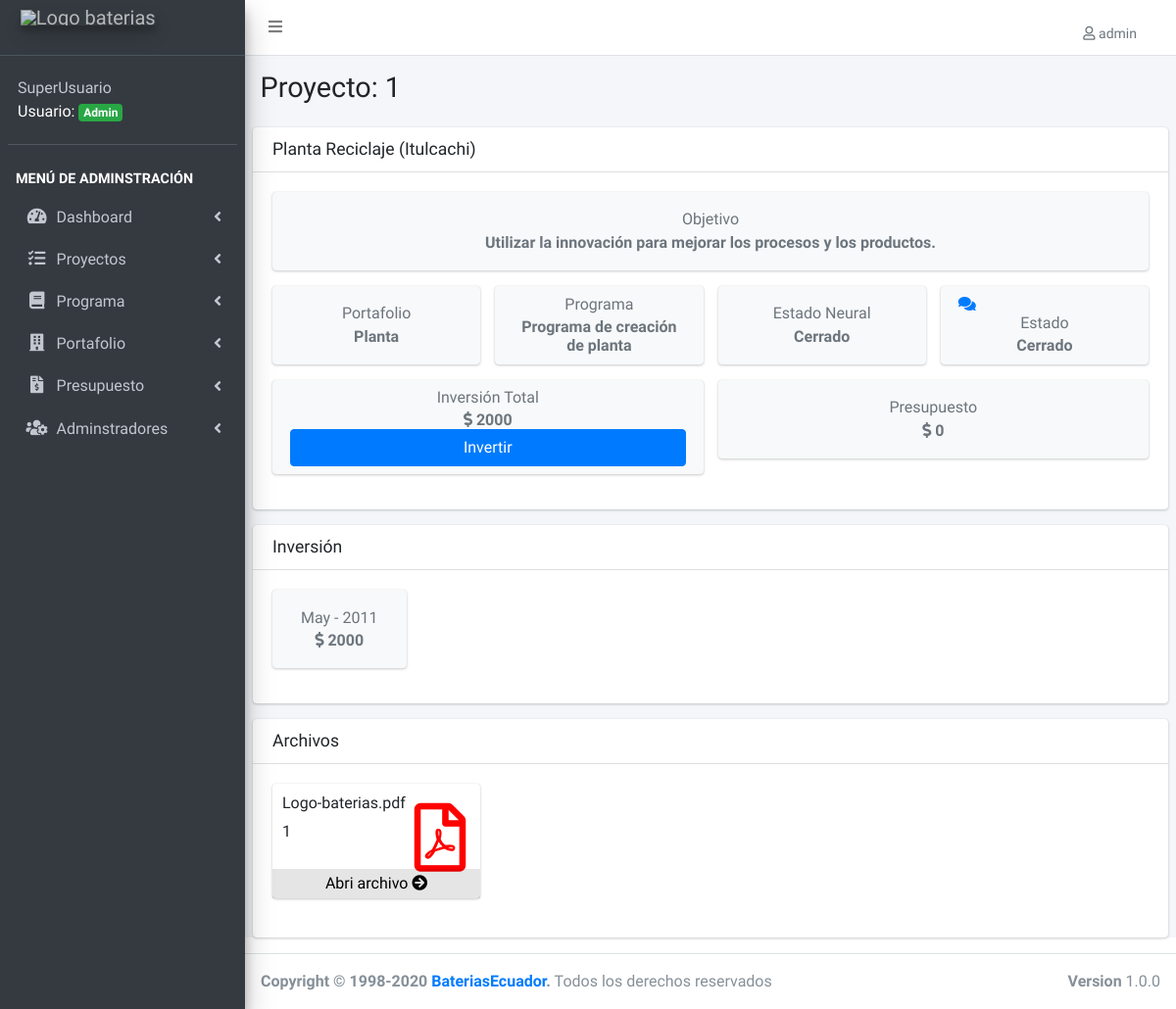
Page /detalle-proyecto.php?id=1 (signed in) on the earlier database version.
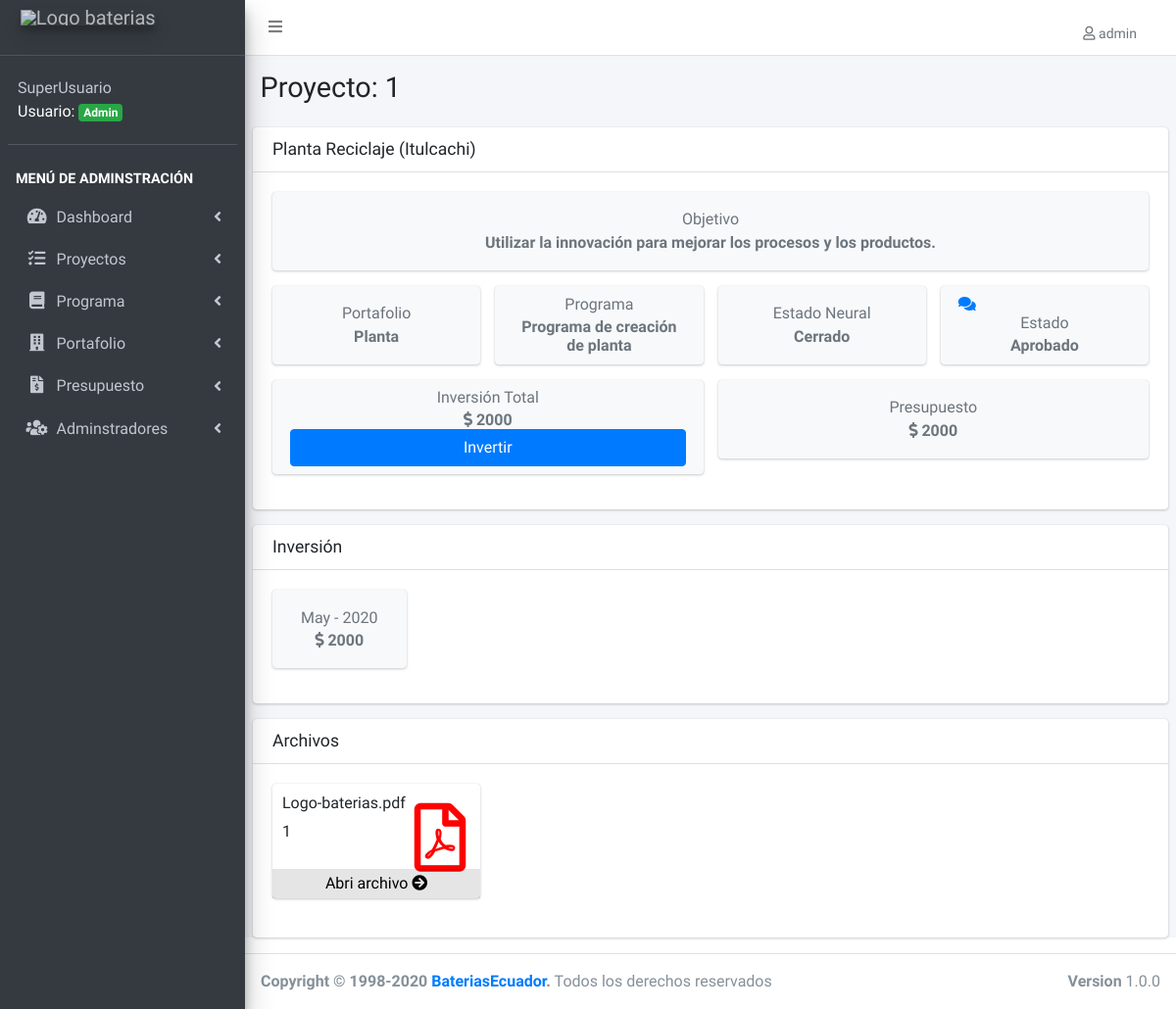
Same page on the later database version.
### tables this page shows
CREATE TABLE IF NOT EXISTS `proyectos` (
  `proyecto_id` int(11) NOT NULL AUTO_INCREMENT,
  `inicio` date NOT NULL,
  `detalle` varchar(255) NOT NULL,
  `objetivo_estrategico` varchar(100) NOT NULL,
  `presupuesto_inicial` double NOT NULL,
  `estado_neural` varchar(50) NOT NULL,
  `url_video` varchar(255) DEFAULT NULL,
  `url_documento` varchar(255) DEFAULT NULL,
  `cuenta` varchar(255) DEFAULT '0',
  `portafolio_id` int(11) NOT NULL DEFAULT '0',
  `programa_id` int(11) NOT NULL,
  `estado_id` int(11) NOT NULL,
  `editado` datetime DEFAULT NULL,
  PRIMARY KEY (`proyecto_id`),
  UNIQUE KEY `detalle` (`detalle`),
  KEY `FK_proyectos_portafolios` (`portafolio_id`),
  KEY `FK_proyectos_programas` (`programa_id`),
  KEY `FK_proyectos_estados` (`estado_id`),
  CONSTRAINT `FK_proyectos_estados` FOREIGN KEY (`estado_id`) REFERENCES `estados` (`estado_id`),
  CONSTRAINT `FK_proyectos_portafolios` FOREIGN KEY (`portafolio_id`) REFERENCES `portafolios` (`portafolio_id`),
  CONSTRAINT `FK_proyectos_programas` FOREIGN KEY (`programa_id`) REFERENCES `programas` (`programa_id`)
);

CREATE TABLE IF NOT EXISTS `estados` (
  `estado_id` int(11) NOT NULL AUTO_INCREMENT,
  `estado` varchar(50) NOT NULL DEFAULT '',
  PRIMARY KEY (`estado_id`)
);

CREATE TABLE IF NOT EXISTS `cuentas` (
  `proyecto_id` int(11) NOT NULL DEFAULT '0',
  `registros_id` int(11) NOT NULL DEFAULT '0',
  PRIMARY KEY (`proyecto_id`,`registros_id`),
  KEY `FK_cuentas_registros` (`registros_id`),
  CONSTRAINT `FK_cuentas_proyectos` FOREIGN KEY (`proyecto_id`) REFERENCES `proyectos` (`proyecto_id`) ON DELETE CASCADE ON UPDATE CASCADE,
  CONSTRAINT `FK_cuentas_registros` FOREIGN KEY (`registros_id`) REFERENCES `registros` (`registros_id`) ON DELETE CASCADE ON UPDATE CASCADE
);

CREATE TABLE IF NOT EXISTS `registros` (
  `registros_id` int(11) NOT NULL AUTO_INCREMENT,
  `presupuesto` double(22,0) NOT NULL,
  `anio` date NOT NULL,
  `editado` datetime DEFAULT NULL,
  PRIMARY KEY (`registros_id`)
);

CREATE TABLE IF NOT EXISTS `portafolios` (
  `portafolio_id` int(11) NOT NULL AUTO_INCREMENT,
  `area` varchar(50) NOT NULL DEFAULT '',
  `editado` datetime DEFAULT NULL,
  PRIMARY KEY (`portafolio_id`),
  UNIQUE KEY `area` (`area`)
);

CREATE TABLE IF NOT EXISTS `programas` (
  `programa_id` int(11) NOT NULL AUTO_INCREMENT,
  `descripcion` varchar(50) NOT NULL DEFAULT '0',
  `editado` datetime DEFAULT NULL,
  PRIMARY KEY (`programa_id`),
  UNIQUE KEY `descripcion` (`descripcion`)
);

### funciones/sesiones.php (called while the page is built, shortened)
<?php
  function getTotalInversionProyecto_id($proyecto_id){
    $sql = " SELECT  SUM(presupuesto) AS total FROM cuentas ";
    $sql .= " INNER JOIN registros ON registros.registros_id = cuentas.registros_id ";
    $sql .= " WHERE proyecto_id = $proyecto_id ";
    return $sql;
  }

### detalle-proyecto.php (the view, shortened to what the changed rows need)
<?php
include_once('funciones/sesiones.php');
include_once('funciones/funciones.php');
include_once('templates/header.php');
$id = $_GET['id'];
include_once('templates/barra.php');
?>
<div class="content-wrapper">
  <section class="content-header">
    <div class="container-fluid">
      <div class="row mb-2">
        <div class="col-sm-6">
          <h1>Proyecto: <?php echo $id ?> </h1>
        </div>
      </div>
    </div>
  </section>
  <section class="content">
    <?php
    try {
      $sql = "SELECT proyecto_id, detalle,url_video, url_documento, objetivo_estrategico, presupuesto_inicial, estado_neural, estados.estado_id, estado, area, descripcion ";
      $sql .= " FROM proyectos ";
      $sql .= " INNER JOIN portafolios ";
      $sql .= " ON proyectos.portafolio_id = portafolios.portafolio_id ";
      $sql .= " INNER JOIN programas ";
      $sql .= " ON proyectos.programa_id=programas.programa_id ";
      $sql .= " INNER JOIN estados ";
      $sql .= " ON proyectos.estado_id=estados.estado_id ";
      $sql .= " WHERE proyecto_id = $id ";
      $resultado = $conn->query($sql);
      $proyecto = $resultado->fetch_assoc();
    } catch (Exception $e) {
      echo "Error: " . $e->getMessage();
    }
    ?>
    <div class="card">
      <div class="card-header">
        <h3 class="card-title"><?php echo $proyecto['detalle'] ?></h3>
      </div>
      <div class="card-body">
        <div class="row">
          <?php
          $cartel = "col-sm-10";
          if ($proyecto['url_video'] !== "") {
            $video = "col-sm-2";
            $cartel = "col-sm-10"; ?>
            <div class=" col-12 <?php echo $video ?>">
              <div class="small-box bg-danger">
                <div class="inner">
                  <p>Video</p>
                </div>
                <div class="icon">
                  <i class="fab fa-youtube"></i>
                </div>
                <a href="<?php echo $proyecto['url_video'] ?>" class="small-box-footer">Ir <i class="fas fa-arrow-circle-right"></i></a>
              </div>
            </div>
          <?php } else {
            $cartel = "col-sm-12";
          }
          ?>
          <div class=" col-12 <?php echo $cartel ?>">
            <div class="info-box bg-light">
              <div class="info-box-content">
                <span class="info-box-text text-center text-muted">Objetivo</span>
                <span class="info-box-number text-center text-muted mb-0"> <?php echo $proyecto['objetivo_estrategico'] ?> </span>
              </div>
            </div>
          </div>
        </div>
        <div class="row">
          <div class="col-12 col-sm-3">
            <div class="info-box bg-light">
              <div class="info-box-content">
                <span class="info-box-text text-center text-muted">Portafolio</span>
                <span class="info-box-number text-center text-muted mb-0"> <?php echo $proyecto['area'] ?> </span>
              </div>
            </div>
          </div>
          <div class="col-12 col-sm-3">
            <div class="info-box bg-light">
              <div class="info-box-content">
                <span class="info-box-text text-center text-muted">Programa</span>
                <span class="info-box-number text-center text-muted mb-0"><?php echo $proyecto['descripcion'] ?></span>
              </div>
            </div>
          </div>
          <div class="col-12 col-sm-3">
            <div class="info-box bg-light">
              <div class="info-box-content">
                <span class="info-box-text text-center text-muted">Estado Neural</span>
                <span class="info-box-number text-center text-muted mb-0"> <?php echo $proyecto['estado_neural'] ?></span></div>
            </div>
          </div>
          <div class="col-12 col-sm-3">
            <div class="info-box bg-light">
              <div class="info-box-content">
              <div style="justify-content: space-between;">
                    <a type="button"  data-toggle="modal" data-target="#exampleModal"> <i class="fas fa-comments" style = "color: #007bff;"></i></a>
                </div>
                <span class="info-box-text text-center text-muted">Estado</span>
                <span id = "detalle-cerrado" class="info-box-number text-center text-muted mb-0"><?php echo $proyecto['estado']?><span>
              </div>
            </div>
          </div>
        </div>
        <div class="row">
            <?php
            $resultado = $conn->query(getTotalInversionProyecto_id($id));
            $registrados = $resultado->fetch_assoc();
            ?>
          <div class="col-12 col-sm-6">
            <div class="info-box bg-light">
              <div class="info-box-content">
                <span class="info-box-text text-center text-muted">Presupuesto</span>
                <span class="info-box-number text-center text-muted mb-0" id="presupuesto_total"> <i class="fas fa-dollar-sign"></i> <?php echo $proyecto['presupuesto_inicial'] ?> </span>
              </div>
            </div>
          </div>
        </div>
      </div>
    </div>
    <?php
    if ($registrados['total'] == null) {
    } else { ?>
      <div class="card">
        <div class="card-body">
          <div class="row">
            <?php
            try {
              $sql = " SELECT  *  FROM cuentas ";
              $sql .= " INNER JOIN registros ON registros.registros_id = cuentas.registros_id ";
              $sql .= " WHERE proyecto_id = $id ";
              $resultado = $conn->query($sql);
            } catch (Exception $e) {
              $error = $e->getMessage();
              echo $error;
            }
            while ($registrados = $resultado->fetch_assoc()) { ?>
              <div class="col-12 col-sm-2">
                <div class="info-box bg-light">
                  <div class="info-box-content">
                    <span class="info-box-text text-center text-muted" style="text-transform: capitalize;">
                      <?php
                      $fechaComoEntero = strtotime($registrados['anio']);
                      $anio = strftime("%B - %Y", $fechaComoEntero);
                      echo $anio;
                      ?>
                    </span>
                    <span class="info-box-number text-center text-muted mb-0"> <i class="fas fa-dollar-sign"></i> <?php echo $registrados['presupuesto'] ?> </span>
                  </div>
                </div>
              </div>
            <?php } ?>
          </div>
        </div>
      </div>
    <?php }  ?>
    <div class="card">
      <div class="card-body">
        <div class="row">
          <?php
          if ($proyecto['url_documento'] == "") { ?>
            <div class="col-lg-3 col-6">
              <div class="small-box bg-ligt">
                <div class="inner">
                  <p>No existen documentos</p>
                </div>
                <div class="icon">
                  <i class="fas fa-book-dead" style="color: black;"></i>
                </div>
                <a href="lista-cuenta.php" class="small-box-footer" style="color: black;"> </a>
              </div>
            </div>
            <?php  } else {
            $array = explode(",", $proyecto['url_documento']);
            foreach ($array as $clave => $valor) { ?>
              <div class="col-lg-3 col-6">
                <div class="small-box bg-ligt">
                  <div class="inner">
                    <h6><?php echo $valor; ?></h6>
                    <p><?php echo $clave + 1 ?></p>
                  </div>
                  <div class="icon">
                    <i class="far fa-file-pdf" style="color: red;"></i>
                  </div>
                  <a href="docs/<?php echo $valor; ?>" class="small-box-footer" style="color: black;">Abri archivo <i class="fas fa-arrow-circle-right"></i></a>
                </div>
              </div>
          <?php  }
          }
          ?>
        </div>
      </div>
    </div>
  </section>
</div>
<?php
include_once('templates/footer.php');
?>

Differences in the rows shown:
changed proyectos "Logo-baterias.pdf": estado.estado "Cerrado" → "Aprobado"; presupuesto_inicial "0" → "2000"
changed through a linked row, cuentas: registros.anio "May - 2011" → "May - 2020"
